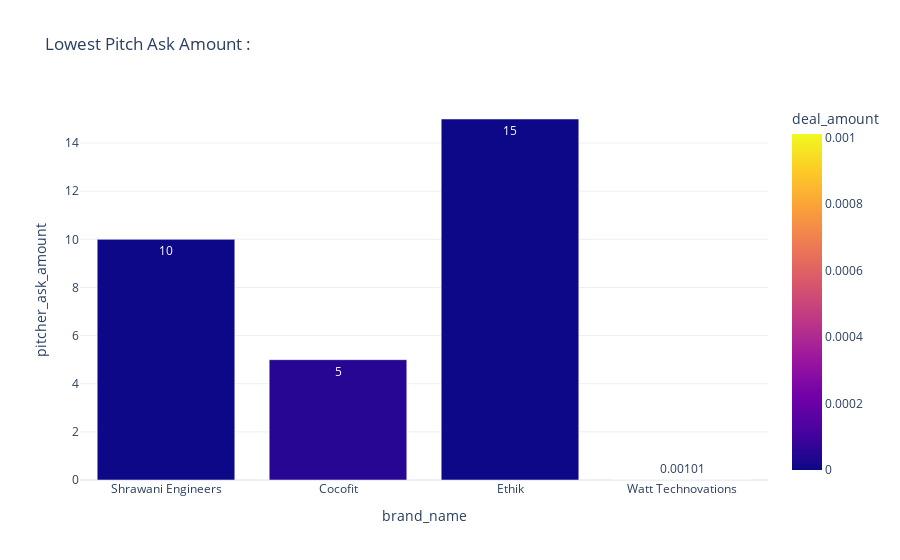

Here is the notebook cell this chart was saved with:
### Markdown cell above
### Least Pitch Amount Asked

### Code cell
low = data[data["pitcher_ask_amount"] < 20]
fig = px.bar(low, x='brand_name', y='pitcher_ask_amount',
            title='Lowest Pitch Ask Amount :', text_auto = True, color='deal_amount',
            template= "plotly_white")
fig.show()

### Figure 1 — Plotly figure (JSON) as saved in the notebook; plotly's stock layout.template omitted (floating-point values rounded to 4 significant figures)
{"data": [{"alignmentgroup": "True", "hovertemplate": "brand_name=%{x}<br>pitcher_ask_amount=%{y}<br>deal_amount=%{marker.color}<extra></extra>", "legendgroup": "", "marker": {"color": [0, 5e-05, 0, 0.00101], "coloraxis": "coloraxis", "pattern": {"shape": ""}}, "name": "", "offsetgroup": "", "orientation": "v", "showlegend": false, "textposition": "auto", "texttemplate": "%{y}", "type": "bar", "x": ["Shrawani Engineers", "Cocofit", "Ethik", "Watt Technovations"], "xaxis": "x", "y": [10, 5, 15, 0.00101], "yaxis": "y"}], "layout": {"autosize": true, "barmode": "relative", "coloraxis": {"colorbar": {"title": {"text": "deal_amount"}}, "colorscale": [[0, "#0d0887"], [0.1111, "#46039f"], [0.2222, "#7201a8"], [0.3333, "#9c179e"], [0.4444, "#bd3786"], [0.5556, "#d8576b"], [0.6667, "#ed7953"], [0.7778, "#fb9f3a"], [0.8889, "#fdca26"], [1, "#f0f921"]]}, "legend": {"tracegroupgap": 0}, "title": {"text": "Lowest Pitch Ask Amount :"}, "xaxis": {"anchor": "y", "autorange": true, "domain": [0, 1], "range": [-0.5, 3.5], "title": {"text": "brand_name"}, "type": "category"}, "yaxis": {"anchor": "x", "autorange": true, "domain": [0, 1], "range": [0, 15.79], "title": {"text": "pitcher_ask_amount"}, "type": "linear"}}}
